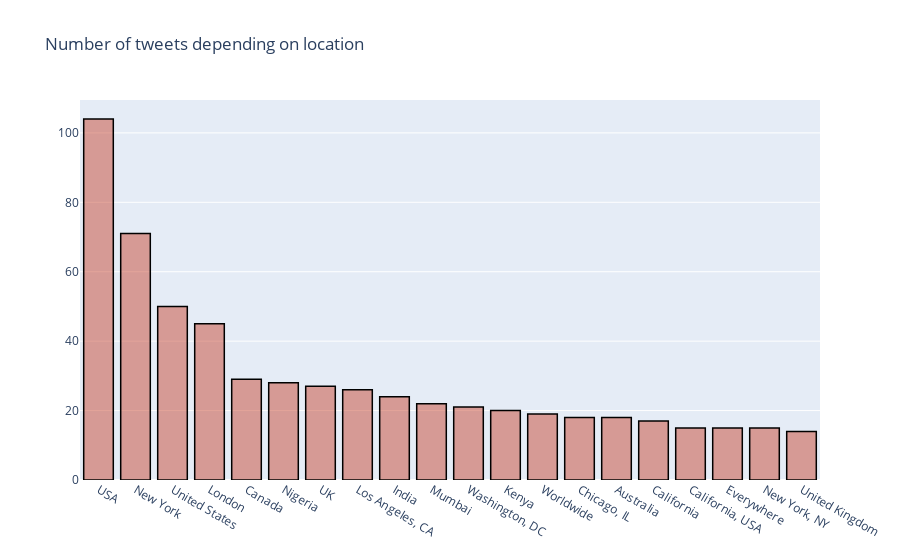

The notebook cell saved with this chart:
### Code cell
# Tweets per location

cnt_ = train['location'].value_counts()
cnt_.reset_index()
cnt_ = cnt_[:20,]
trace1 = go.Bar(
                x = cnt_.index,
                y = cnt_.values,
                name = "Number of tweets in dataset according to location",
                marker = dict(color = 'rgba(200, 74, 55, 0.5)',
                             line=dict(color='rgb(0,0,0)',width=1.5)),
                )

data = [trace1]
layout = go.Layout(barmode = "group",title = 'Number of tweets depending on location')
fig = go.Figure(data = data, layout = layout)
py.iplot(fig)

### Figure 1 — Plotly figure (JSON) as saved in the notebook; plotly's stock layout.template omitted (floating-point values rounded to 4 significant figures)
{"data": [{"marker": {"color": "rgba(200, 74, 55, 0.5)", "line": {"color": "rgb(0,0,0)", "width": 1.5}}, "name": "Number of tweets in dataset according to location", "type": "bar", "x": ["USA", "New York", "United States", "London", "Canada", "Nigeria", "UK", "Los Angeles, CA", "India", "Mumbai", "Washington, DC", "Kenya", "Worldwide", "Chicago, IL", "Australia", "California", "California, USA", "Everywhere", "New York, NY", "United Kingdom"], "y": [104, 71, 50, 45, 29, 28, 27, 26, 24, 22, 21, 20, 19, 18, 18, 17, 15, 15, 15, 14]}], "layout": {"barmode": "group", "title": {"text": "Number of tweets depending on location"}}}
